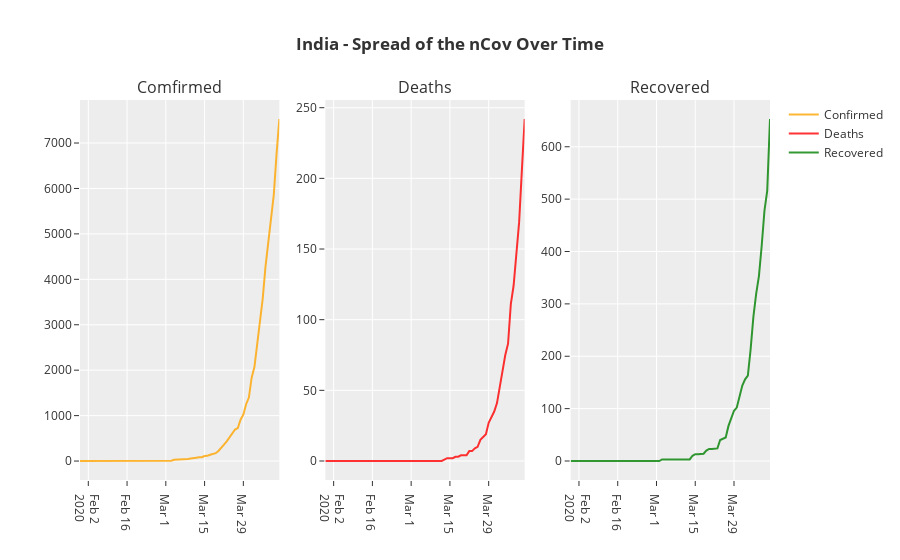

The notebook cell saved with this chart:
### Markdown cell above
# India Spread Over Time...

### Code cell
# to plot the spread over time, we would need the data distribution spread over time starting from 22nd Jan 2020
# so we will extract the sub-set from the original data.

scatterPlotCasesOverTime(date_wise_data, "<b>India</b>")
